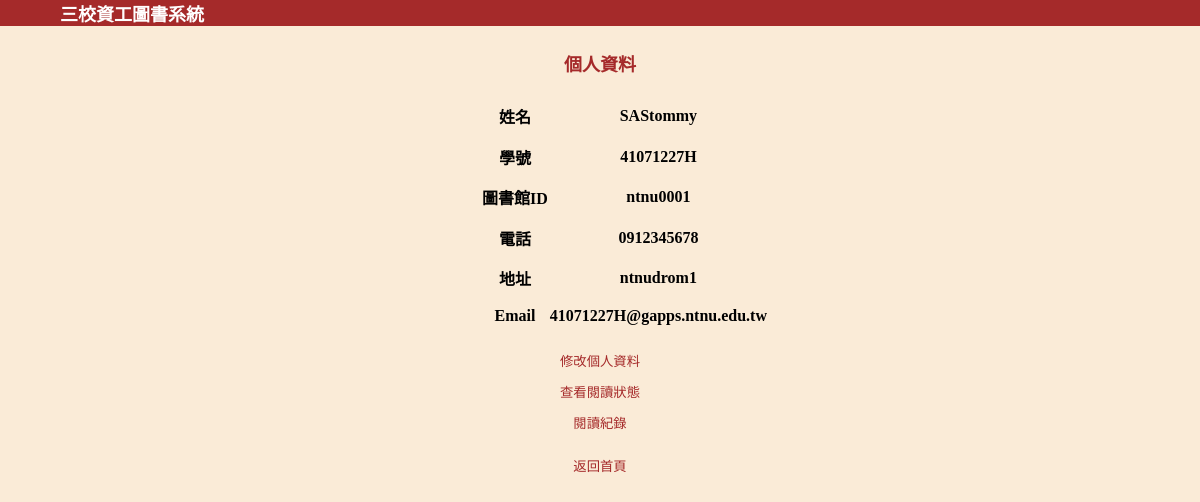
/user_info.php (signed in), run on the app's committed database.
### tables this page shows
Create table READER (
	libraryID varchar(20),
    studentID varchar(20),
    name varchar(100),
    school varchar(100),
    password varchar(100),
    phone varchar(100),
    address varchar(100),
    email varchar(100),
    PRIMARY KEY(libraryID),
    UNIQUE(studentID)
);

### user_info.php (the view, shortened to what this page needs)
<html>
    <head>
    </head>
    <body>
        <div id="banner" class="banner" style="background-color:brown;">
			<p style="color: white; font-size: large;font-weight: bolder;margin-left: 5%;">三校資工圖書系統
		</div>
        <p style="color: brown;font-weight: bold;margin-top: 2%;font-size: large;text-align: center;">個人資料</p>
        <?php
            $conn=require_once "config.php";
            $libraryID = $_SESSION['libraryID'];
            $info_sql = "SELECT *
                         FROM READER
                         WHERE libraryID = '$libraryID'";
            $result = $conn->query($info_sql);
            if ($result) {
                $row = mysqli_fetch_array ( $result, MYSQLI_ASSOC );
                $name = $row['name'];
                $studentID = $row['studentID'];
                $phone = $row['phone'];
                $address = $row['address'];
                $email = $row['email'];
            } else {
                echo "讀取失敗";
            }
        ?>
        <div>
            <form action="" method="get">
                <table style="margin-left: 40%;margin-top: 1%;">
                    <tr>
                        <th>姓名</th>
                        <th><?php echo $name; ?></th>
                    </tr>
                    <tr>
                        <th>學號</th>
                        <th><?php echo $studentID; ?></th>
                    </tr>
                    <tr>
                        <th>圖書館ID</th>
                        <th><?php echo $libraryID; ?></th>
                    </tr>
                    <tr>
                        <th>電話</th>
                        <th><?php echo $phone; ?></th>
                    </tr>
                    <tr>
                        <th>地址</th>
                        <th><?php echo $address; ?></th>
                    </tr>
                    <tr>
                        <th>Email</th>
                        <th><?php echo $email; ?></th>
                    </tr>
                </table>
            </form>
        </div>
        <div class="btns" style="text-align: center;margin-top: 2%;">
            <input type="submit" value="修改個人資料" onclick="javascript:location.href='revise_user_info.php'" style=" background-color: antiquewhite;color: brown;border: none;" />
        </div>
        <div id="reading state" style="text-align: center;margin-top: 1%;">
            <input type="button" value="查看閱讀狀態" onclick="javascript:location.href='read_state.php'" style=" background-color: antiquewhite;color: brown;border: none;" />
        </div>
        <div id="reading history" style="text-align: center;margin-top: 1%;">
            <input type="button" value="閱讀紀錄" onclick="javascript:location.href='read_history.php'" style=" background-color: antiquewhite;color: brown;border: none;" />
        </div>
        <div class="btn" style="text-align: center;margin-top: 2%;">
            <input type="button" value="返回首頁" onclick="javascript:location.href='user_index.php'" style=" background-color: antiquewhite;color: brown;border: none;"/>
        </div>
    </body>
</html>

### user_info.php (style rules this page uses)
* { margin: 0; padding: 0; list-style: none; text-decoration: none; box-sizing: border-box; }
body { width: 100%; height: 100%; background-color: antiquewhite; }
tr,th { padding-top: 5%; }

### data on the page
reader: name "SAStommy", studentID "41071227H", phone "0912345678", address "ntnudrom1", email "41071227H@gapps.ntnu.edu.tw"

### other printed values
$libraryID "ntnu0001"
